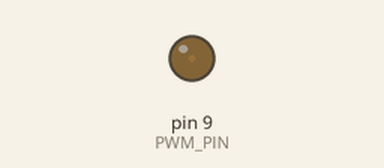
This sketch was run on a simulated Arduino Uno, built with avr-gcc and run on an emulated ATmega328P. On the bench: output pins drawn as LEDs (lit = HIGH).

Above: at 0.05 s.
At 0.95 s:
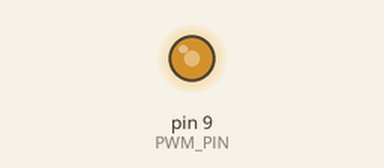
At 1.4 s:
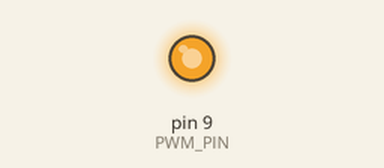
At 2.75 s:
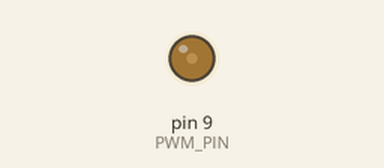
Timing chart, 0 to 7.0 s (numbered marks = the images above):
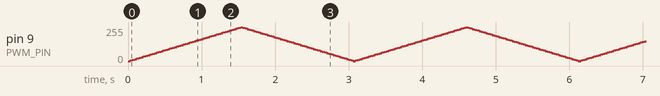

The sketch:

06P13.ino
```cpp
const int PWM_PIN = 9;
int duty = 0, step = 5;

void setup() { pinMode(PWM_PIN, OUTPUT); }

void loop() {
  analogWrite(PWM_PIN, duty);
  duty += step;
  if (duty <= 0 || duty >= 255) step = -step;
  duty = constrain(duty, 0, 255);
  delay(30);
}
```
